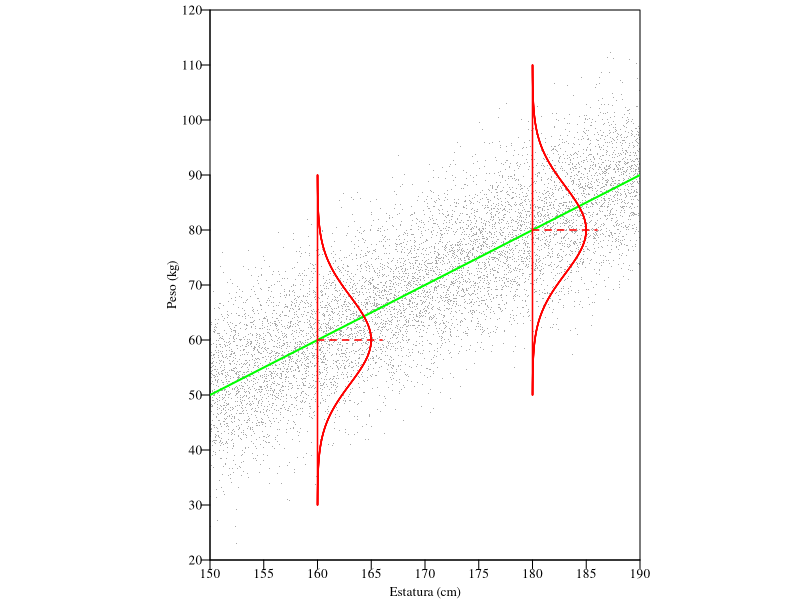

R code for this plot:
png(file="180_regreComportaY.png",width=1900, height=950, res = 300)

x = seq(150, 190, 0.005)
e = rnorm(8001, 0, 8)
y = -100 + x + e 
t = 0.8
par(mar = c(2, 10.5, 0.5, 8), family = "serif")
plot(x, y,  ylim = c(20, 120), xaxs="i", yaxs="i", pch = ".", col="darkgrey", 
     xlab="", ylab="", cex = t, xaxt = "n", yaxt = "n")

axis(side=1, padj=-2, tck=-0.02, at=seq(150, 190, 5), cex.axis = t)
axis(side=2, hadj=0.1, tck=-0.02, at=seq(20, 90, 10), cex.axis = t, las = 1)
axis(side=2, hadj=0.4, tck=-0.02, at = seq(100, 120, 10), cex.axis = t, las = 1)

mtext('Estatura (cm)', side=1, line=1, cex=t, las=1, family = "serif")
mtext('Peso (kg)', side=2, line=1.5, cex=t, las=0, family = "serif")

segments(150, 50, 190, 90, col = "green", lwd = 2)

par(new = TRUE)

segments(160, 30, 160, 90, col = "red", lwd = 1.5)
segments(160, 60, 166, 60, lty = 2, col ="red", lwd = 1.5)

x1 = seq(30, 90, 0.05)
y1 = dnorm(x1, 60, 8)
for (i in 1:2001) {
  segments(y1[i]*100+160, x1[i], y1[i+1]*100+160, x1[i+1], lwd = 1.5, col = "red")
}

segments(180, 50, 180, 110, col = "red", lwd = 1.5)
segments(180, 80, 186, 80, lty = 2, col ="red", lwd = 1.5)

x1 = seq(50, 110, 0.05)
y1 = dnorm(x1, 80, 8)
for (i in 1:2001) {
  segments(y1[i]*100+180, x1[i], y1[i+1]*100+180, x1[i+1], lwd = 1.5, col = "red")
}
dev.off()

